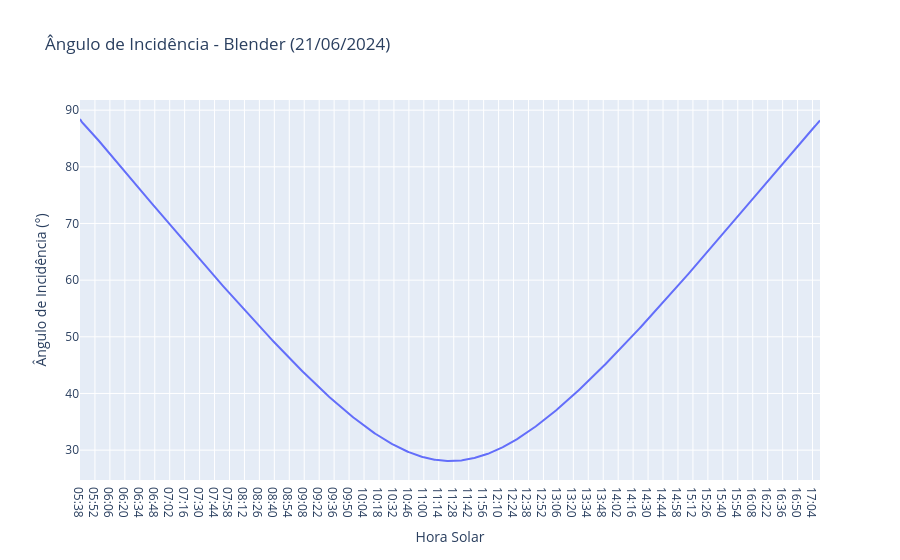
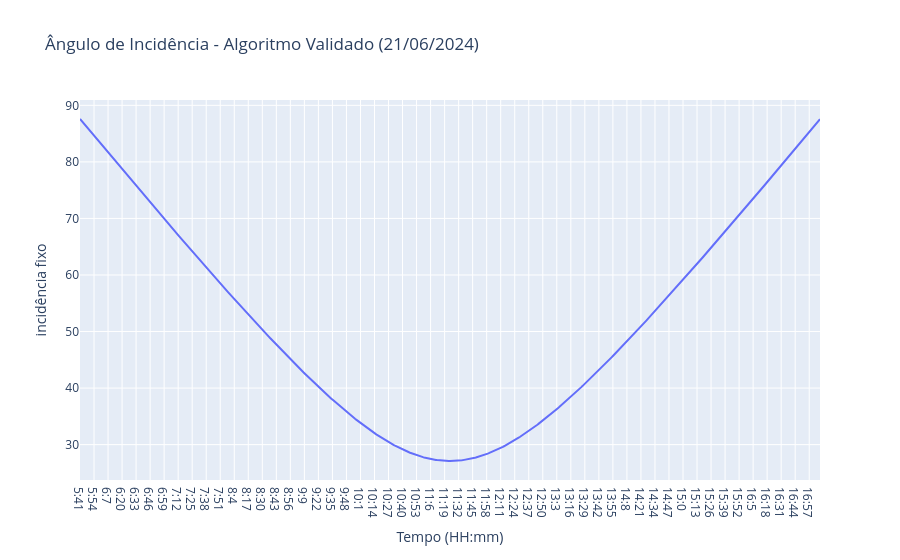

Notebook source saved alongside these figures, in order:
### Code cell
#Ângulo de Incidência no Blender
fig = px.line(df2, x ='Hora Solar', y = "Ângulo de Incidência (°)", title="Ângulo de Incidência - Blender (21/06/2024)")
fig.show()

#Ângulo de Incidência validado no algoritmo 
fig = px.line(df3, x ='Tempo (HH:mm)', y ='incidência fixo', title="Ângulo de Incidência - Algoritmo Validado (21/06/2024)")
fig.show()

### Figure 1 — Plotly figure (JSON) as saved in the notebook; plotly's stock layout.template omitted (floating-point values rounded to 4 significant figures; data arrays with more than 128 entries replaced by an {"elided": "..."} marker saying what was removed)
{"data": [{"hovertemplate": "Hora Solar=%{x}<br>Ângulo de Incidência (°)=%{y}<extra></extra>", "legendgroup": "", "line": {"color": "#636efa", "dash": "solid"}, "marker": {"symbol": "circle"}, "mode": "lines", "name": "", "orientation": "v", "showlegend": false, "type": "scatter", "x": {"elided": "694 str values"}, "xaxis": "x", "y": {"elided": "694 float values"}, "yaxis": "y"}], "layout": {"legend": {"tracegroupgap": 0}, "title": {"text": "Ângulo de Incidência - Blender (21/06/2024)"}, "xaxis": {"anchor": "y", "domain": [0, 1], "title": {"text": "Hora Solar"}}, "yaxis": {"anchor": "x", "domain": [0, 1], "title": {"text": "Ângulo de Incidência (°)"}}}}

### Figure 2 — Plotly figure (JSON) as saved in the notebook; plotly's stock layout.template omitted (floating-point values rounded to 4 significant figures; data arrays with more than 128 entries replaced by an {"elided": "..."} marker saying what was removed)
{"data": [{"hovertemplate": "Tempo (HH:mm)=%{x}<br>incidência fixo=%{y}<extra></extra>", "legendgroup": "", "line": {"color": "#636efa", "dash": "solid"}, "marker": {"symbol": "circle"}, "mode": "lines", "name": "", "orientation": "v", "showlegend": false, "type": "scatter", "x": {"elided": "687 str values"}, "xaxis": "x", "y": {"elided": "687 float values"}, "yaxis": "y"}], "layout": {"legend": {"tracegroupgap": 0}, "title": {"text": "Ângulo de Incidência - Algoritmo Validado (21/06/2024)"}, "xaxis": {"anchor": "y", "domain": [0, 1], "title": {"text": "Tempo (HH:mm)"}}, "yaxis": {"anchor": "x", "domain": [0, 1], "title": {"text": "incidência fixo"}}}}
